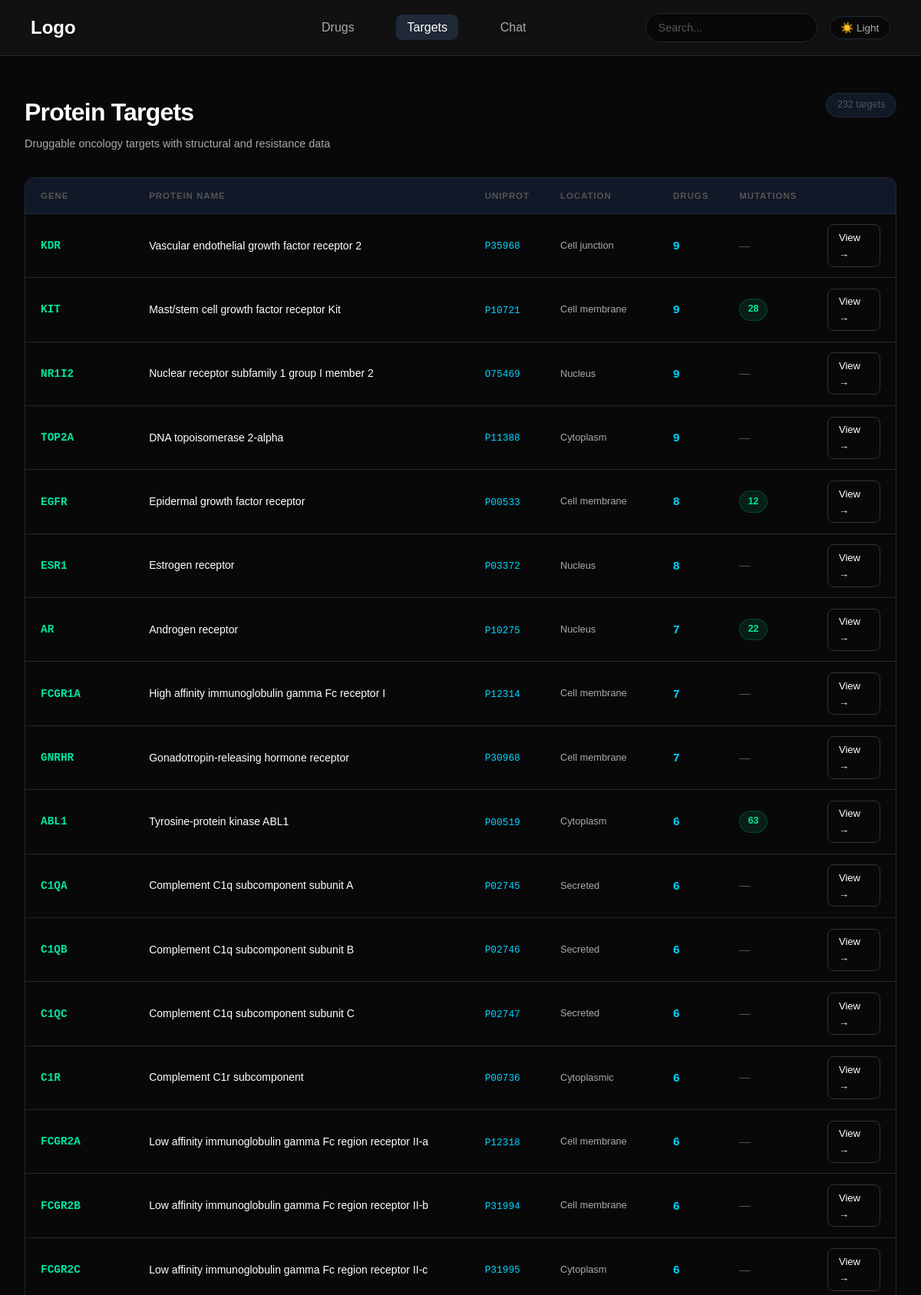
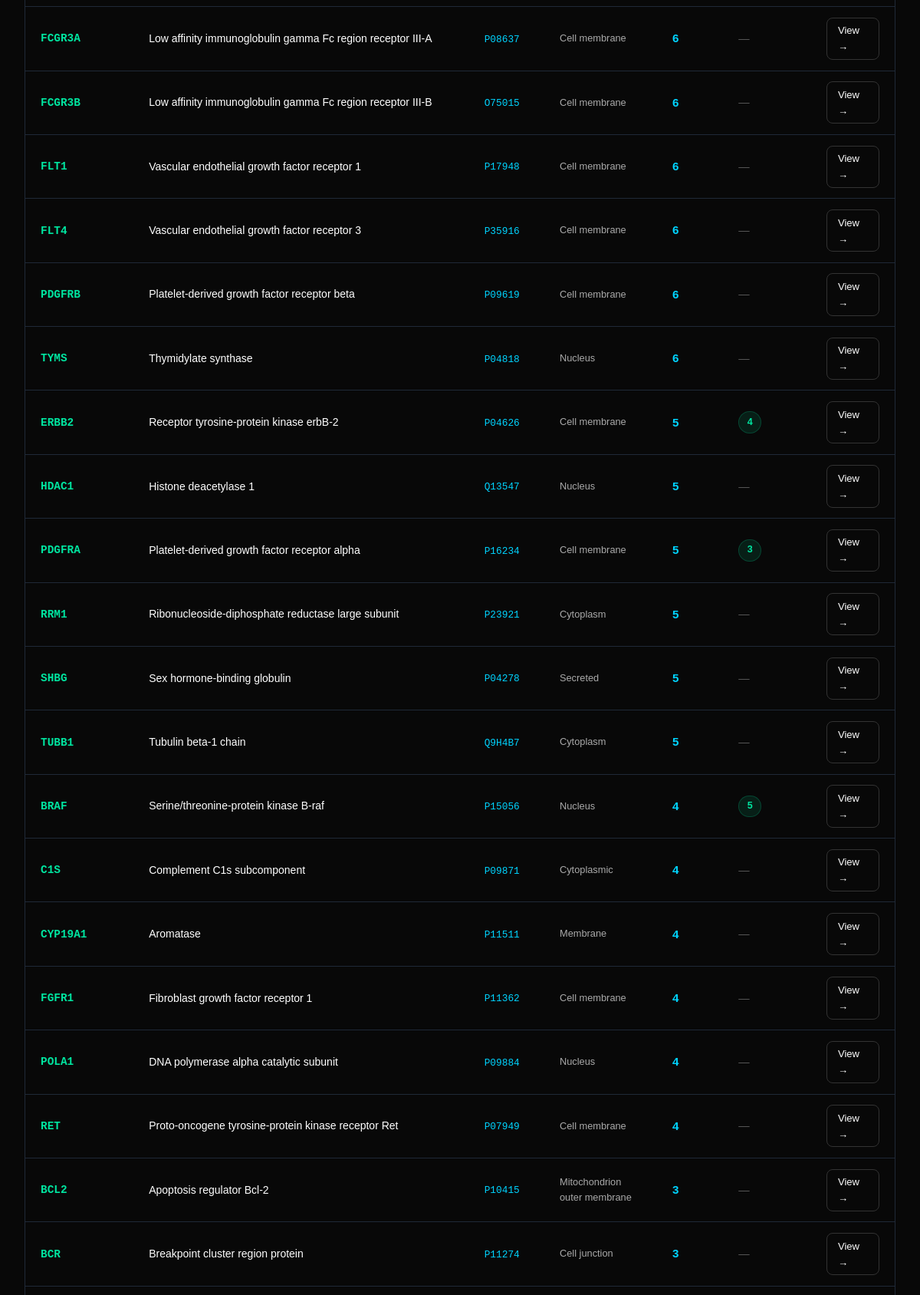
The page /targets (upper part) on the database its author committed (2 pictures, top to bottom).
### tables this page shows
CREATE TABLE targets (
    uniprot_accession    TEXT PRIMARY KEY,
    gene_name            TEXT NOT NULL,
    protein_name         TEXT,
    general_function     TEXT,
    cellular_location    TEXT,
    created_at           TEXT DEFAULT (datetime('now'))
);

### app/routers/targets.py (the view)
@router.get("/targets", response_class=HTMLResponse)
def target_archive(request: Request):
    targets = get_all_targets()
    return templates.TemplateResponse(
        request=request,
        name="targets/archive.html",
        context={
            "targets": targets,
            "total": len(targets),
        },
    )

### app/templates/targets/archive.html (shortened to what this page needs)
{% extends "base.html" %}
{% block extra_styles %}
<link rel="stylesheet" href="/static/css/pages/archive.css">
{% endblock %}
{% block content %}
<div class="archive-page">
    <div class="page-header">
        <div class="page-header-left">
            <h1>Protein Targets</h1>
            <p>Druggable oncology targets with structural and resistance data</p>
        </div>
        <span class="drug-count">{{ total }} targets</span>
    </div>
    <div class="table-wrap">
        <table>
            <thead>
                <tr>
                    <th>Gene</th>
                    <th>Protein Name</th>
                    <th>UniProt</th>
                    <th>Location</th>
                    <th>Drugs</th>
                    <th>Mutations</th>
                    <th></th>
                </tr>
            </thead>
            <tbody>
                {% for target in targets %}
                <tr>
                    <td>
                        <span class="gene-name">{{ target.gene_name }}</span>
                    </td>
                    <td>
                        <span class="protein-name">
                            {{ target.protein_name or '—' }}
                        </span>
                    </td>
                    <td>
                        <span class="uniprot-id">
                            {{ target.uniprot_accession }}
                        </span>
                    </td>
                    <td class="location-cell">
                        {{ target.cellular_location or '—' }}
                    </td>
                    <td class="num-cell">{{ target.drug_count }}</td>
                    <td>
                        {% if target.mutation_count > 0 %}
                        <span class="mutation-badge">
                            {{ target.mutation_count }}
                        </span>
                        {% else %}
                        <span class="dim">—</span>
                        {% endif %}
                    </td>
                    <td>
                        <a href="/targets/{{ target.uniprot_accession }}"
                           class="btn secondary view-btn">
                            View →
                        </a>
                    </td>
                </tr>
                {% endfor %}
            </tbody>
        </table>
    </div>
</div>
{% endblock %}

### app/static/css/base.css (style rules this page uses)
:root { --bg: #080808; --bg-surface: #111827; --bg-card: #111827; --border: #1f2937; --border-hover: #374151; --text: #ffffff; --text-muted: #aaaaaa; --text-dim: #555555; --accent: #00d4ff; --nav-bg: #111111; --btn-primary-bg: #ffffff; --btn-primary-text: #000000; --btn-secondary-bg: transparent; --btn-secondary-text: #ffffff; --btn-secondary-border: #333333; --btn-secondary-hover: #151515; --stat-num: #00d4ff; }
*, *::before, *::after { box-sizing: border-box; margin: 0; padding: 0; }
html { scroll-behavior: smooth; }
body { background: var(--bg); color: var(--text); font-family: sans-serif; font-size: 15px; line-height: 1.6; min-height: 100vh; transition: background 0.3s ease, color 0.3s ease; }
a { color: var(--accent); text-decoration: none; }
.btn { padding: 0.9rem 1.4rem; border-radius: 0.5rem; text-decoration: none; font-size: 0.95rem; transition: 0.2s ease; display: inline-block; }
.secondary { border: 1px solid var(--btn-secondary-border); color: var(--btn-secondary-text); background: var(--btn-secondary-bg); }

### app/static/css/pages/archive.css (style rules this page uses)
.archive-page { max-width: 1200px; margin: 0 auto; padding: 3rem 2rem; }
.page-header { display: flex; align-items: flex-start; justify-content: space-between; margin-bottom: 2rem; flex-wrap: wrap; gap: 1rem; }
.page-header h1 { font-size: 2rem; font-weight: 800; color: var(--text); letter-spacing: -0.05rem; margin-bottom: 0.25rem; }
.page-header p { color: var(--text-muted); font-size: 0.9rem; }
.drug-count { font-size: 0.78rem; color: var(--text-dim); background: var(--bg-card); border: 1px solid var(--border); border-radius: 2rem; padding: 0.3rem 0.85rem; align-self: flex-start; white-space: nowrap; }
.table-wrap { border: 1px solid var(--border); border-radius: 0.75rem; overflow: hidden; overflow-x: auto; }
table { width: 100%; border-collapse: collapse; font-size: 0.9rem; }
thead tr { background: var(--bg-card); border-bottom: 1px solid var(--border); }
thead th { padding: 0.85rem 1.25rem; text-align: left; font-size: 0.72rem; font-weight: 600; color: var(--text-dim); letter-spacing: 0.08em; text-transform: uppercase; white-space: nowrap; }
tbody tr { border-bottom: 1px solid var(--border); transition: background 0.15s ease; }
td { padding: 0.85rem 1.25rem; vertical-align: middle; }
.num-cell { font-size: 0.95rem; color: var(--accent); font-weight: 600; }
.dim { color: var(--text-dim); }
.mutation-badge { display: inline-block; font-size: 0.78rem; font-weight: 600; padding: 0.2rem 0.65rem; border-radius: 2rem; background: rgba(0, 229, 160, 0.1); color: #00e5a0; border: 1px solid rgba(0, 229, 160, 0.2); }
.view-btn { padding: 0.35rem 0.85rem; font-size: 0.82rem; }
.gene-name { font-family: monospace; font-weight: 600; color: #00e5a0; font-size: 0.9rem; }
.uniprot-id { font-family: monospace; font-size: 0.8rem; color: var(--accent); }
.protein-name { font-size: 0.875rem; color: var(--text); }
.location-cell { font-size: 0.8rem; color: var(--text-muted); max-width: 160px; }

### rows shown on the page
targets: gene_name "KDR", protein_name "Vascular endothelial growth factor receptor 2", uniprot_accession "P35968", cellular_location "Cell junction", drug_count "9"
targets: gene_name "KIT", protein_name "Mast/stem cell growth factor receptor Kit", uniprot_accession "P10721", cellular_location "Cell membrane", drug_count "9", mutation_count "28"
targets: gene_name "NR1I2", protein_name "Nuclear receptor subfamily 1 group I member 2", uniprot_accession "O75469", cellular_location "Nucleus", drug_count "9"
targets: gene_name "TOP2A", protein_name "DNA topoisomerase 2-alpha", uniprot_accession "P11388", cellular_location "Cytoplasm", drug_count "9"
targets: gene_name "EGFR", protein_name "Epidermal growth factor receptor", uniprot_accession "P00533", cellular_location "Cell membrane", drug_count "8", mutation_count "12"
targets: gene_name "ESR1", protein_name "Estrogen receptor", uniprot_accession "P03372", cellular_location "Nucleus", drug_count "8"
targets: gene_name "AR", protein_name "Androgen receptor", uniprot_accession "P10275", cellular_location "Nucleus", drug_count "7", mutation_count "22"
targets: gene_name "FCGR1A", protein_name "High affinity immunoglobulin gamma Fc receptor I", uniprot_accession "P12314", cellular_location "Cell membrane", drug_count "7"
targets: gene_name "GNRHR", protein_name "Gonadotropin-releasing hormone receptor", uniprot_accession "P30968", cellular_location "Cell membrane", drug_count "7"
targets: gene_name "ABL1", protein_name "Tyrosine-protein kinase ABL1", uniprot_accession "P00519", cellular_location "Cytoplasm", drug_count "6", mutation_count "63"
targets: gene_name "C1QA", protein_name "Complement C1q subcomponent subunit A", uniprot_accession "P02745", cellular_location "Secreted", drug_count "6"
targets: gene_name "C1QB", protein_name "Complement C1q subcomponent subunit B", uniprot_accession "P02746", cellular_location "Secreted", drug_count "6"
targets: gene_name "C1QC", protein_name "Complement C1q subcomponent subunit C", uniprot_accession "P02747", cellular_location "Secreted", drug_count "6"
targets: gene_name "C1R", protein_name "Complement C1r subcomponent", uniprot_accession "P00736", cellular_location "Cytoplasmic", drug_count "6"
targets: gene_name "FCGR2A", protein_name "Low affinity immunoglobulin gamma Fc region receptor II-a", uniprot_accession "P12318", cellular_location "Cell membrane", drug_count "6"
targets: gene_name "FCGR2B", protein_name "Low affinity immunoglobulin gamma Fc region receptor II-b", uniprot_accession "P31994", cellular_location "Cell membrane", drug_count "6"
targets: gene_name "FCGR2C", protein_name "Low affinity immunoglobulin gamma Fc region receptor II-c", uniprot_accession "P31995", cellular_location "Cytoplasm", drug_count "6"
targets: gene_name "FCGR3A", protein_name "Low affinity immunoglobulin gamma Fc region receptor III-A", uniprot_accession "P08637", cellular_location "Cell membrane", drug_count "6"
targets: gene_name "FCGR3B", protein_name "Low affinity immunoglobulin gamma Fc region receptor III-B", uniprot_accession "O75015", cellular_location "Cell membrane", drug_count "6"
targets: gene_name "FLT1", protein_name "Vascular endothelial growth factor receptor 1", uniprot_accession "P17948", cellular_location "Cell membrane", drug_count "6"
targets: gene_name "FLT4", protein_name "Vascular endothelial growth factor receptor 3", uniprot_accession "P35916", cellular_location "Cell membrane", drug_count "6"
targets: gene_name "PDGFRB", protein_name "Platelet-derived growth factor receptor beta", uniprot_accession "P09619", cellular_location "Cell membrane", drug_count "6"
targets: gene_name "TYMS", protein_name "Thymidylate synthase", uniprot_accession "P04818", cellular_location "Nucleus", drug_count "6"
targets: gene_name "ERBB2", protein_name "Receptor tyrosine-protein kinase erbB-2", uniprot_accession "P04626", cellular_location "Cell membrane", drug_count "5", mutation_count "4"
targets: gene_name "HDAC1", protein_name "Histone deacetylase 1", uniprot_accession "Q13547", cellular_location "Nucleus", drug_count "5"
targets: gene_name "PDGFRA", protein_name "Platelet-derived growth factor receptor alpha", uniprot_accession "P16234", cellular_location "Cell membrane", drug_count "5", mutation_count "3"
targets: gene_name "RRM1", protein_name "Ribonucleoside-diphosphate reductase large subunit", uniprot_accession "P23921", cellular_location "Cytoplasm", drug_count "5"
targets: gene_name "SHBG", protein_name "Sex hormone-binding globulin", uniprot_accession "P04278", cellular_location "Secreted", drug_count "5"
targets: gene_name "TUBB1", protein_name "Tubulin beta-1 chain", uniprot_accession "Q9H4B7", cellular_location "Cytoplasm", drug_count "5"
targets: gene_name "BRAF", protein_name "Serine/threonine-protein kinase B-raf", uniprot_accession "P15056", cellular_location "Nucleus", drug_count "4", mutation_count "5"
targets: gene_name "C1S", protein_name "Complement C1s subcomponent", uniprot_accession "P09871", cellular_location "Cytoplasmic", drug_count "4"
targets: gene_name "CYP19A1", protein_name "Aromatase", uniprot_accession "P11511", cellular_location "Membrane", drug_count "4"
targets: gene_name "FGFR1", protein_name "Fibroblast growth factor receptor 1", uniprot_accession "P11362", cellular_location "Cell membrane", drug_count "4"
targets: gene_name "POLA1", protein_name "DNA polymerase alpha catalytic subunit", uniprot_accession "P09884", cellular_location "Nucleus", drug_count "4"
targets: gene_name "RET", protein_name "Proto-oncogene tyrosine-protein kinase receptor Ret", uniprot_accession "P07949", cellular_location "Cell membrane", drug_count "4"
targets: gene_name "BCL2", protein_name "Apoptosis regulator Bcl-2", uniprot_accession "P10415", cellular_location "Mitochondrion outer membrane", drug_count "3"
targets: gene_name "BCR", protein_name "Breakpoint cluster region protein", uniprot_accession "P11274", cellular_location "Cell junction", drug_count "3"

### other values the page prints
{{ total }} "232"
